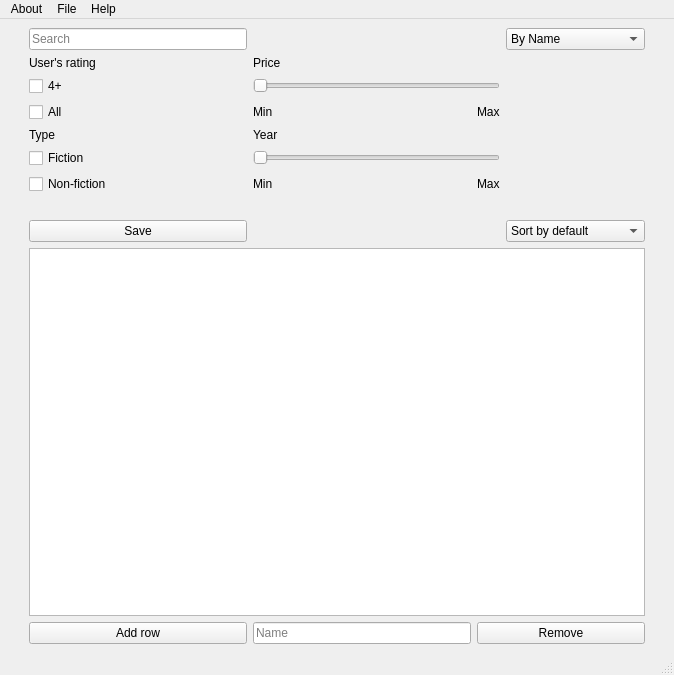
<?xml version="1.0" encoding="UTF-8"?>
<ui version="4.0">
 <class>MainWindow</class>
 <widget class="QMainWindow" name="MainWindow">
  <property name="geometry">
   <rect>
    <x>0</x>
    <y>0</y>
    <width>674</width>
    <height>675</height>
   </rect>
  </property>
  <property name="windowTitle">
   <string>MainWindow</string>
  </property>
  <widget class="QWidget" name="centralwidget">
   <layout class="QGridLayout" name="gridLayout">
    <item row="9" column="2">
     <widget class="QCheckBox" name="checkBox_4">
      <property name="text">
       <string>Non-fiction</string>
      </property>
     </widget>
    </item>
    <item row="8" column="3" colspan="2">
     <widget class="QSlider" name="horizontalSlider_2">
      <property name="minimum">
       <number>2008</number>
      </property>
      <property name="maximum">
       <number>2019</number>
      </property>
      <property name="pageStep">
       <number>1</number>
      </property>
      <property name="orientation">
       <enum>Qt::Horizontal</enum>
      </property>
     </widget>
    </item>
    <item row="0" column="5">
     <widget class="QComboBox" name="comboBox_2">
      <item>
       <property name="text">
        <string>By Name</string>
       </property>
      </item>
      <item>
       <property name="text">
        <string>By Author</string>
       </property>
      </item>
     </widget>
    </item>
    <item row="5" column="2">
     <widget class="QCheckBox" name="checkBox_2">
      <property name="text">
       <string>4+</string>
      </property>
     </widget>
    </item>
    <item row="9" column="3">
     <widget class="QLabel" name="label_7">
      <property name="maximumSize">
       <size>
        <width>50</width>
        <height>16777215</height>
       </size>
      </property>
      <property name="text">
       <string>Min</string>
      </property>
     </widget>
    </item>
    <item row="6" column="4">
     <widget class="QLabel" name="label_5">
      <property name="maximumSize">
       <size>
        <width>50</width>
        <height>100</height>
       </size>
      </property>
      <property name="text">
       <string>Max</string>
      </property>
     </widget>
    </item>
    <item row="6" column="2">
     <widget class="QCheckBox" name="checkBox_3">
      <property name="text">
       <string>All</string>
      </property>
     </widget>
    </item>
    <item row="14" column="3">
     <widget class="QLineEdit" name="lineEdit">
      <property name="placeholderText">
       <string>Name</string>
      </property>
     </widget>
    </item>
    <item row="10" column="6">
     <spacer name="verticalSpacer_2">
      <property name="orientation">
       <enum>Qt::Vertical</enum>
      </property>
      <property name="sizeType">
       <enum>QSizePolicy::Preferred</enum>
      </property>
      <property name="sizeHint" stdset="0">
       <size>
        <width>20</width>
        <height>20</height>
       </size>
      </property>
     </spacer>
    </item>
    <item row="8" column="2">
     <widget class="QCheckBox" name="checkBox">
      <property name="text">
       <string>Fiction</string>
      </property>
     </widget>
    </item>
    <item row="7" column="2">
     <widget class="QLabel" name="label_2">
      <property name="text">
       <string>Type</string>
      </property>
     </widget>
    </item>
    <item row="14" column="2">
     <widget class="QPushButton" name="addRowButton">
      <property name="maximumSize">
       <size>
        <width>500</width>
        <height>80</height>
       </size>
      </property>
      <property name="text">
       <string>Add row</string>
      </property>
     </widget>
    </item>
    <item row="14" column="4" colspan="2">
     <widget class="QPushButton" name="removeRowButton">
      <property name="maximumSize">
       <size>
        <width>400</width>
        <height>16777215</height>
       </size>
      </property>
      <property name="text">
       <string>Remove</string>
      </property>
     </widget>
    </item>
    <item row="0" column="2">
     <widget class="QLineEdit" name="lineEdit_2">
      <property name="placeholderText">
       <string>Search</string>
      </property>
     </widget>
    </item>
    <item row="10" column="0">
     <spacer name="verticalSpacer">
      <property name="orientation">
       <enum>Qt::Vertical</enum>
      </property>
      <property name="sizeType">
       <enum>QSizePolicy::Preferred</enum>
      </property>
      <property name="sizeHint" stdset="0">
       <size>
        <width>20</width>
        <height>20</height>
       </size>
      </property>
     </spacer>
    </item>
    <item row="11" column="5">
     <widget class="QComboBox" name="comboBox">
      <item>
       <property name="text">
        <string>Sort by default</string>
       </property>
      </item>
      <item>
       <property name="text">
        <string>Name (from A to Z)</string>
       </property>
      </item>
      <item>
       <property name="text">
        <string>Author (from A to Z)</string>
       </property>
      </item>
      <item>
       <property name="text">
        <string>Rating(High to Low)</string>
       </property>
      </item>
      <item>
       <property name="text">
        <string>Price (High to Low)</string>
       </property>
      </item>
      <item>
       <property name="text">
        <string>Price (Low to High)</string>
       </property>
      </item>
      <item>
       <property name="text">
        <string>Year (High to Low)</string>
       </property>
      </item>
      <item>
       <property name="text">
        <string>Year (Low to High)</string>
       </property>
      </item>
     </widget>
    </item>
    <item row="11" column="2">
     <widget class="QPushButton" name="pushButton_4">
      <property name="text">
       <string>Save</string>
      </property>
     </widget>
    </item>
    <item row="5" column="3" colspan="2">
     <widget class="QSlider" name="horizontalSlider">
      <property name="sizePolicy">
       <sizepolicy hsizetype="Preferred" vsizetype="Preferred">
        <horstretch>0</horstretch>
        <verstretch>0</verstretch>
       </sizepolicy>
      </property>
      <property name="maximum">
       <number>82</number>
      </property>
      <property name="orientation">
       <enum>Qt::Horizontal</enum>
      </property>
     </widget>
    </item>
    <item row="12" column="2" colspan="4">
     <widget class="QTableView" name="tableView">
      <property name="enabled">
       <bool>true</bool>
      </property>
      <property name="sizePolicy">
       <sizepolicy hsizetype="Expanding" vsizetype="Expanding">
        <horstretch>0</horstretch>
        <verstretch>0</verstretch>
       </sizepolicy>
      </property>
      <property name="sizeIncrement">
       <size>
        <width>0</width>
        <height>0</height>
       </size>
      </property>
      <property name="font">
       <font>
        <pointsize>12</pointsize>
       </font>
      </property>
      <attribute name="horizontalHeaderDefaultSectionSize">
       <number>125</number>
      </attribute>
     </widget>
    </item>
    <item row="4" column="2">
     <widget class="QLabel" name="label">
      <property name="text">
       <string>User's rating</string>
      </property>
     </widget>
    </item>
    <item row="9" column="4">
     <widget class="QLabel" name="label_8">
      <property name="maximumSize">
       <size>
        <width>50</width>
        <height>16777215</height>
       </size>
      </property>
      <property name="text">
       <string>Max</string>
      </property>
     </widget>
    </item>
    <item row="4" column="3">
     <widget class="QLabel" name="label_4">
      <property name="text">
       <string>Price</string>
      </property>
     </widget>
    </item>
    <item row="7" column="3">
     <widget class="QLabel" name="label_3">
      <property name="text">
       <string>Year</string>
      </property>
     </widget>
    </item>
    <item row="6" column="3">
     <widget class="QLabel" name="label_6">
      <property name="maximumSize">
       <size>
        <width>50</width>
        <height>100</height>
       </size>
      </property>
      <property name="text">
       <string>Min</string>
      </property>
     </widget>
    </item>
   </layout>
  </widget>
  <widget class="QMenuBar" name="menubar">
   <property name="geometry">
    <rect>
     <x>0</x>
     <y>0</y>
     <width>674</width>
     <height>25</height>
    </rect>
   </property>
   <widget class="QMenu" name="menuFile">
    <property name="title">
     <string>File</string>
    </property>
    <addaction name="actionLoad"/>
   </widget>
   <widget class="QMenu" name="menuAbout">
    <property name="title">
     <string>About</string>
    </property>
    <addaction name="separator"/>
    <addaction name="actionAbout"/>
   </widget>
   <widget class="QMenu" name="menuHelp">
    <property name="title">
     <string>Help</string>
    </property>
   </widget>
   <addaction name="menuAbout"/>
   <addaction name="menuFile"/>
   <addaction name="menuHelp"/>
  </widget>
  <widget class="QStatusBar" name="statusbar"/>
  <action name="actionLoad">
   <property name="text">
    <string>Load...</string>
   </property>
  </action>
  <action name="actionactionAbout">
   <property name="text">
    <string>actionAbout</string>
   </property>
  </action>
  <action name="actionAbout">
   <property name="text">
    <string>About</string>
   </property>
  </action>
 </widget>
 <resources/>
 <connections/>
</ui>
